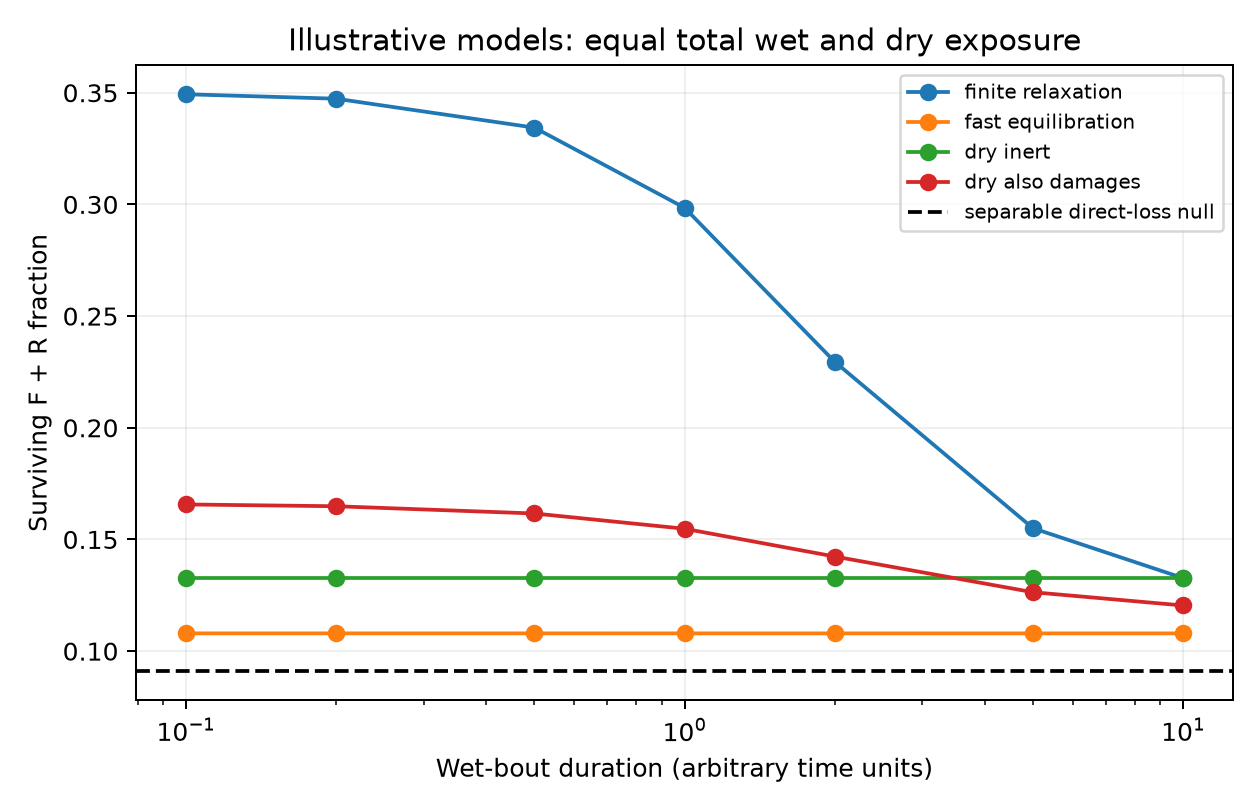

Generate this figure with Python:
"""Illustrative identifiability calculation; no parameters are fitted to a catalyst.

Run: python research/calculations/aging_schedule.py
Requires numpy, scipy, matplotlib. Outputs are written beside this script.
"""

from pathlib import Path
import csv
import json

import matplotlib
matplotlib.use("Agg")
import matplotlib.pyplot as plt
import numpy as np
from scipy.integrate import solve_ivp


OUT = Path(__file__).resolve().parent
WET_TIME = 10.0  # Arbitrary time units, not minutes or hours.
DRY_TIME = 10.0
PULSES = (1, 2, 5, 10, 20, 50, 100)
# kh: hydrolysis, kr: recovery, kd: irreversible loss of Al equivalents.
# dD/dt = kd*R**2; kd includes the stoichiometric factor for a pair event.
REGIMES = {
    "finite_relaxation": {"wet": (1.0, 0.1, 1.0), "dry": (0.0, 1.0, 0.0)},
    "fast_equilibration": {"wet": (10000.0, 1000.0, 1.0), "dry": (0.0, 1.0, 0.0)},
    "dry_inert": {"wet": (1.0, 0.1, 1.0), "dry": (0.0, 0.0, 0.0)},
    "dry_also_damages": {"wet": (1.0, 0.1, 1.0), "dry": (0.0, 1.0, 2.0)},
}


def evolve(state, duration, rates, rtol=1e-8):
    kh, kr, kd = rates

    def rhs(_time, y):
        f, r, _d = y
        exchange = kh*f - kr*r
        loss = kd*r*r
        return (-exchange, exchange-loss, loss)

    sol = solve_ivp(rhs, (0, duration), state, method="Radau", rtol=rtol, atol=rtol*0.01)
    if not sol.success:
        raise RuntimeError(sol.message)
    y = sol.y[:, -1]
    if abs(y.sum()-1) > 1e-7 or y.min() < -1e-9:
        raise RuntimeError(f"Unphysical Al balance: {y}")
    return y


def schedule(regime, n, rtol=1e-8):
    y = np.array([1.0, 0.0, 0.0])
    for _ in range(n):
        y = evolve(y, WET_TIME/n, regime["wet"], rtol)
        y = evolve(y, DRY_TIME/n, regime["dry"], rtol)
    # Ideal terminal assay: recover all R without damage. This is an explicit
    # observation-model assumption, not a claim about an actual NH3 assay.
    return y, y[0]+y[1]


def main():
    rows = []
    for name, regime in REGIMES.items():
        for n in PULSES:
            y, surviving = schedule(regime, n)
            rows.append({"regime": name, "pulses": n, "wet_bout": WET_TIME/n,
                         "F_before_assay": y[0], "R_before_assay": y[1],
                         "D": y[2], "recoverable_after_ideal_assay": surviving})
    with (OUT/"aging_schedule.csv").open("w", newline="") as f:
        writer = csv.DictWriter(f, fieldnames=rows[0].keys())
        writer.writeheader()
        writer.writerows(rows)

    # A stricter numerical solve verifies the representative pulse extremes.
    max_difference = 0.0
    for name, regime in REGIMES.items():
        for n in (1, 100):
            normal = schedule(regime, n)[1]
            tighter = schedule(regime, n, rtol=1e-10)[1]
            max_difference = max(max_difference, abs(normal-tighter))
    # Separable direct-loss null: dF/dt = -k(t)*F**2, integral k dt = 10.
    direct_null = 1/(1+WET_TIME)
    # A heterogeneous independent-site null also depends only on exposure.
    heterogeneous_null = 0.5*np.exp(-0.1*WET_TIME)+0.5*np.exp(-WET_TIME)
    summary = {"interpretation": "Illustration only; arbitrary unfitted time/rate units",
               "wet_time": WET_TIME, "dry_time": DRY_TIME, "rates": REGIMES,
               "max_absolute_tolerance_check_difference": max_difference,
               "direct_second_order_null_survival": direct_null,
               "heterogeneous_first_order_null_survival": heterogeneous_null,
               "nonseparable_scalar_null": {
                   "equations": "wet: dF/dt=-F**2; dry: dF/dt=-F; each duration 1",
                   "wet_then_dry": 0.5*np.exp(-1),
                   "dry_then_wet": np.exp(-1)/(1+np.exp(-1)),
                   "meaning": "Order dependence without a hidden recoverable population"},
               "endpoint_summary": [r for r in rows if r["pulses"] in (1, 100)]}
    (OUT/"aging_schedule_summary.json").write_text(json.dumps(summary, indent=2)+"\n")
    fig, ax = plt.subplots(figsize=(7, 4.5))
    for name in REGIMES:
        selected = [r for r in rows if r["regime"] == name]
        ax.semilogx([r["wet_bout"] for r in selected],
                    [r["recoverable_after_ideal_assay"] for r in selected],
                    "o-", label=name.replace("_", " "))
    ax.axhline(direct_null, color="black", linestyle="--", label="separable direct-loss null")
    ax.set(xlabel="Wet-bout duration (arbitrary time units)",
           ylabel="Surviving F + R fraction",
           title="Illustrative models: equal total wet and dry exposure")
    ax.legend(fontsize=8)
    ax.grid(alpha=0.2)
    fig.tight_layout()
    fig.savefig(OUT/"aging_schedule.png", dpi=180)
    print(json.dumps(summary, indent=2))


if __name__ == "__main__":
    main()
